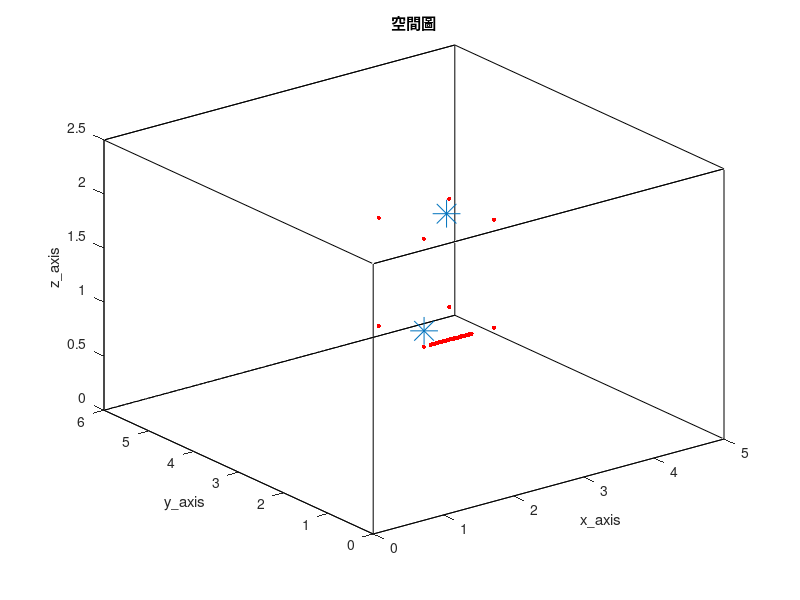

Write MATLAB code to recreate this figure. (Note: this script raises an error after producing the figure.)
clc; clear;
close all;

% 加入資料夾 %
addpath('wpe_v1.33')

%% RIR parameter %%
SorNum = 2;                                              % source number
MicNum_TDOA = 8;                                         % TDOA麥克風數量
MicNum = 38;                                             % number of microphone
c = 343;                                                 % Sound velocity (m/s)
fs = 16000;                                              % Sample frequency (samples/s)

% distributed 8 mic %
mic_x = [ 200 ; 300 ; 300 ; 200 ; 200 ; 300 ; 300 ; 200 ]./100;
mic_y = [ 200 ; 200 ; 300 ; 300 ; 200 ; 200 ; 300 ; 300 ]./100;
mic_z = [ 100 ; 100 ; 100 ; 100 ; 200 ; 200 ; 200 ; 200 ]./100;
MicPos = [mic_x, mic_y, mic_z,];

% ULA 30 mics %
MicStart = [210, 200, 100]/100;
spacing = 0.02;
for i = MicNum_TDOA+1:MicNum
    MicPos(i, :) = [MicStart(1, 1)+(i-(MicNum_TDOA+1))*spacing, MicStart(1, 2), MicStart(1, 3)];
end

SorPos = [210, 215, 110; 290, 290, 190]/100;                            % source position (m)
room_dim = [500, 600, 250]/100;                          % Room dimensions [x y z] (m)
%%%%%%%%%%%%%%%%%%%%%%%%%%%%%%%%%%%%%%%%%%%%%%%%%%%%%%%%%%%%%%%%%%%%%%%%%%%%%%%%%%%%%%%%%%%%%%%%%%%%%%%%%%%%%%%%%%%
reverberation_time = 0.6;                                % Reverberation time (s)
points_rir = 12288;                                       % Number of rir points (需比 reverberation time 還長)
look_mic = 10;
%%%%%%%%%%%%%%%%%%%%%%%%%%%%%%%%%%%%%%%%%%%%%%%%%%%%%%%%%%%%%%%%%%%%%%%%%%%%%%%%%%%%%%%%%%%%%%%%%%%%%%%%%%%%%%%%%%%
mtype = 'omnidirectional';                               % Type of microphone
order = -1;                                              % -1 equals maximum reflection order!
dim = 3;                                                 % Room dimension
orientation = 0;                                         % Microphone orientation (rad)
hp_filter = 1;                                           % Disable high-pass filter

% 畫空間圖 %
figure(1);
plot3( [0 room_dim(1, 1) room_dim(1, 1) 0 0 0 room_dim(1, 1) room_dim(1, 1) 0 0 room_dim(1, 1) room_dim(1, 1) 0 0 room_dim(1, 1) room_dim(1, 1)], ...
       [0 0 room_dim(1, 2) room_dim(1, 2) 0 0 0 room_dim(1, 2) room_dim(1, 2) room_dim(1, 2) room_dim(1, 2) room_dim(1, 2) room_dim(1, 2) 0 0 0], ...
       [0 0 0 0 0 room_dim(1, 3) room_dim(1, 3) room_dim(1, 3) room_dim(1, 3) 0 0 room_dim(1, 3) room_dim(1, 3) room_dim(1, 3) room_dim(1, 3) 0] , 'k')
hold on
plot3(MicPos(:, 1), MicPos(:, 2), MicPos(:, 3), 'r.', 'MarkerSize', 10)
hold on
plot3(SorPos(:, 1), SorPos(:, 2), SorPos(:, 3), '*', 'MarkerSize', 20)
hold off
xlabel('x\_axis')
ylabel('y\_axis')
zlabel('z\_axis')
title('空間圖')
shg

%% generate ground-truth RIR (h) %%
% 產生 RIR 和存.mat 檔 %
h = zeros(MicNum, SorNum, points_rir);
h(:, 1, :) = rir_generator(c, fs, MicPos, SorPos(1, :), room_dim, reverberation_time, points_rir, mtype, order, dim, orientation, hp_filter);
h(:, 2, :) = rir_generator(c, fs, MicPos, SorPos(2, :), room_dim, reverberation_time, points_rir, mtype, order, dim, orientation, hp_filter);
rir_filename_str = ['h_TIKR\h_', string(reverberation_time), 'x', string(MicNum), 'x', string(SorNum), 'x', string(points_rir), '.mat'];
rir_filemane = join(rir_filename_str, '');
save(rir_filemane, 'h')

% load RIR 的 .mat 檔 %
rir_filename_str = ['h_TIKR\h_', string(reverberation_time), 'x', string(MicNum), 'x', string(SorNum), 'x', string(points_rir), '.mat'];
rir_filemane = join(rir_filename_str, '');
load(rir_filemane)

% 畫 ground-truth RIR time plot %
figure(2)
subplot(2, 1, 1);
plot(squeeze(h(look_mic, 1, :)).', 'r');
title('source RIR')
xlabel('points')
ylabel('amplitude')

subplot(2, 1, 2);
plot(squeeze(h(look_mic, 2, :)).', 'r');
title('interferer RIR')
xlabel('points')
ylabel('amplitude')
shg

%% window parameter %%
NFFT = 1024;
hopsize = 256;

% windows %
win = hamming(NFFT);
osfac = round(NFFT/hopsize);

frequency = NFFT/2 + 1;
L = length(hopsize:hopsize:points_rir+2*NFFT-2);    % (len(win) + len(win) - 1) + points_rir - 1
L_vector = 1:1:L;
freqs_vector = linspace(0, fs/2, frequency);

%% 讀音檔 (source) %%
Second = 23;
SorLen =  Second*fs;

% load speech source %
source_transpose = zeros(SorLen, SorNum);
[source_transpose(:, 1), ~] = audioread('245.wav', [1, SorLen]);
[source_transpose(:, 2), ~] = audioread('313.wav', [1, SorLen]);% speech source
source = source_transpose.';

%% compute source signal for frequency (S) %%
% source 轉頻域 %
source_transpose = source.';
[S, ~, ~] = stft(source_transpose, fs, Window=win, OverlapLength=NFFT-hopsize, FFTLength=NFFT, FrequencyRange='onesided');

NumOfFrame = size(S, 2);
NumOfFrame_vector = 1:1:NumOfFrame;

%% 產生麥克風訊號，先在時域上 convolution 再做 stft %%
% convolution source and RIR %
hs_source = zeros(MicNum, points_rir+SorLen-1);
hs_interferer = zeros(MicNum, points_rir+SorLen-1);
for i = 1 : MicNum
    hs_source(i, :) = conv(squeeze(h(i, 1, :)).', source(1, :));
    hs_interferer(i, :) = conv(squeeze(h(i, 2, :)).', source(2, :));
end

hs_noisy = hs_source + hs_interferer;

% 從 hs 擷取需要的麥克風信號 y %
extra_delay = (ceil(NFFT/hopsize) - 1)*hopsize;    % put delay for equilization between time convolution and CTF

y_source_delay = zeros(MicNum, SorLen);
y_source_delay(:, extra_delay+1:end) = hs_source(:, 1:SorLen-extra_delay);
y_source_nodelay = hs_source(:, 1:SorLen);

y_interferer_delay = zeros(MicNum, SorLen);
y_interferer_delay(:, extra_delay+1:end) = hs_interferer(:, 1:SorLen-extra_delay);
y_interferer_nodelay = hs_interferer(:, 1:SorLen);

y_noisy = hs_noisy(:, 1:SorLen);

% 各種 y 轉頻域 %
[Y_source_delay, ~, ~] = stft(y_source_delay.', fs, Window=win, OverlapLength=NFFT-hopsize, FFTLength=NFFT, FrequencyRange='onesided');
[Y_interferer_delay, ~, ~] = stft(y_interferer_delay.', fs, Window=win, OverlapLength=NFFT-hopsize, FFTLength=NFFT, FrequencyRange='onesided');


%% WPE %%
% do wpe %
y_source_wpe = wpe(y_source_nodelay.', 'wpe_parameter.m');
y_source_wpe = y_source_wpe.';

y_interferer_wpe = wpe(y_interferer_nodelay.', 'wpe_parameter.m');
y_interferer_wpe = y_interferer_wpe.';

% 存 wpe mat %
y_wpe_filename_str = ['y_TIKR\y_source_wpe-', string(reverberation_time), '.mat'];
y_wpe_filename = join(y_wpe_filename_str, '');
save(y_wpe_filename, 'y_source_wpe')

y_wpe_filename_str = ['y_TIKR\y_interferer_wpe-', string(reverberation_time), '.mat'];
y_wpe_filename = join(y_wpe_filename_str, '');
save(y_wpe_filename, 'y_interferer_wpe')

% load y_wpe %
y_wpe_filename_str = ['y_TIKR\y_source_wpe-', string(reverberation_time), '.mat'];
y_wpe_filename = join(y_wpe_filename_str, '');
load(y_wpe_filename);

y_wpe_filename_str = ['y_TIKR\y_interferer_wpe-', string(reverberation_time), '.mat'];
y_wpe_filename = join(y_wpe_filename_str, '');
load(y_wpe_filename);

%% DAS beamformer %%
% 算 mic 與 source 之距離 %
distance = zeros(MicNum, SorNum);
for i = 1 : MicNum
    distance(i, 1) =  sqrt(sum((SorPos(1, :) - MicPos(i, :)).^2));
    distance(i, 2) =  sqrt(sum((SorPos(2, :) - MicPos(i, :)).^2));
end

% 算 freefield ATF %
a = zeros(MicNum, SorNum, frequency);
for n = 1:frequency
    omega = 2*pi*freqs_vector(n);
    a(:, 1, n) = exp(-1j*omega/c*distance(:, 1))./distance(:, 1);
    a(:, 2, n) = exp(-1j*omega/c*distance(:, 2))./distance(:, 2);
end

% 算 DAS weight %
w = a/MicNum;

% 算 Y_DAS %
[Y_source_wpe, ~, ~] = stft(y_source_wpe.', fs, Window=win, OverlapLength=NFFT-hopsize, FFTLength=NFFT, FrequencyRange='onesided');
[Y_interferer_wpe, ~, ~] = stft(y_interferer_wpe.', fs, Window=win, OverlapLength=NFFT-hopsize, FFTLength=NFFT, FrequencyRange='onesided');

S_source_DAS = zeros(frequency, NumOfFrame);
S_interferer_DAS = zeros(frequency, NumOfFrame);
for FrameNo= 1:NumOfFrame
    for n = 1: frequency
         S_source_DAS(n, FrameNo) = w(:, 1, n)'*squeeze(Y_source_wpe(n, FrameNo, :));
         S_interferer_DAS(n, FrameNo) = w(:, 2, n)'*squeeze(Y_interferer_wpe(n, FrameNo, :));
    end  

end

%% predict CTF with Kalman filter (A) %%
start_ini_frame = L;
ini_frame = NumOfFrame;

% Kalman filter %
A_source = zeros(MicNum, L, frequency);
A_interferer = zeros(MicNum, L, frequency);
tic
parfor i = 1:MicNum
    for n =1:frequency
        weight_source = zeros(L, 1);
        weight_interferer = zeros(L, 1);
        P_source = 0.5*eye(L);    % error covariance matrix %
        P_interferer = 0.5*eye(L);    % error covariance matrix %
        K_source = zeros(L, 1);    % Kalman gain %
        K_interferer = zeros(L, 1);    % Kalman gain %
        R_source = 10^(-3);    % measurement noise covariance matrix %
        R_interferer = 10^(-3);    % measurement noise covariance matrix %
        for FrameNo = start_ini_frame:ini_frame
            % no time update only have measurement update %
            K_source = P_source*flip(S_source_DAS(n, FrameNo-L+1:FrameNo).')*inv(conj(flip(S_source_DAS(n, FrameNo-L+1:FrameNo)))*P_source*flip(S_source_DAS(n, FrameNo-L+1:FrameNo).') + R_source);
            K_interferer = P_interferer*flip(S_interferer_DAS(n, FrameNo-L+1:FrameNo).')*inv(conj(flip(S_interferer_DAS(n, FrameNo-L+1:FrameNo)))*P_interferer*flip(S_interferer_DAS(n, FrameNo-L+1:FrameNo).') + R_interferer);
            weight_source = weight_source + K_source*(conj(Y_source_delay(n, FrameNo, i)) - conj(flip(S_source_DAS(n, FrameNo-L+1:FrameNo)))*weight_source);
            weight_interferer = weight_interferer + K_interferer*(conj(Y_interferer_delay(n, FrameNo, i)) - conj(flip(S_interferer_DAS(n, FrameNo-L+1:FrameNo)))*weight_interferer);
            P_source = P_source - K_source*conj(flip(S_source_DAS(n, FrameNo-L+1:FrameNo)))*P_source;
            P_interferer = P_interferer - K_interferer*conj(flip(S_interferer_DAS(n, FrameNo-L+1:FrameNo)))*P_interferer;
        end
    
        A_source(i, :, n) = weight_source';
        A_interferer(i, :, n) = weight_interferer';
    end

end
toc

%% A 轉回時域且算 NRMSPM (A_tdomain NRMSPM) %%
A_source_forrecon = zeros(frequency, L, MicNum);
A_interferer_forrecon = zeros(frequency, L, MicNum);

for i = 1 : MicNum
    A_source_forrecon(:, :, i) = squeeze(A_source(i, :, :)).';
    A_interferer_forrecon(:, :, i) = squeeze(A_interferer(i, :, :)).';
end

A_source_tdomain = reconstruct_RIR_normalwindow(points_rir, NFFT, hopsize, L, win, fs, frequency, MicNum, A_source_forrecon);
A_interferer_tdomain = reconstruct_RIR_normalwindow(points_rir, NFFT, hopsize, L, win, fs, frequency, MicNum, A_interferer_forrecon);
A_source_tdomain = A_source_tdomain(:, hopsize*(osfac-1)+1:end);
A_interferer_tdomain = A_interferer_tdomain(:, hopsize*(osfac-1)+1:end);
ratio_A_source_tdomain = zeros(MicNum, 1);
ratio_A_interferer_tdomain = zeros(MicNum, 1);
for i = 1:MicNum
    ratio_A_source_tdomain(i, :) = max(abs(h(i, 1, :)))/max(abs(A_source_tdomain(i, :)));
    ratio_A_interferer_tdomain(i, :) = max(abs(h(i, 2, :)))/max(abs(A_interferer_tdomain(i, :)));
end

A_source_tdomain = A_source_tdomain.*ratio_A_source_tdomain;
A_interferer_tdomain = A_interferer_tdomain.*ratio_A_interferer_tdomain;

% 畫 A_tdomain time plot
figure(3)
subplot(2, 1, 1);
plot(squeeze(h(look_mic, 1, :)).', 'r');
hold on
plot(A_source_tdomain(look_mic, :), 'b');
hold off
title('estimated source RIR')
legend('ground-truth RIR', 'estimated RIR')
xlabel('points')
ylabel('amplitude')
shg

subplot(2, 1, 2);
plot(squeeze(h(look_mic, 2, :)).', 'r');
hold on
plot(A_interferer_tdomain(look_mic, :), 'b');
hold off
title('estimated interferer RIR')
legend('ground-truth RIR', 'estimated RIR')
xlabel('points')
ylabel('amplitude')
shg

%  算 NRMSPM %
h_NRMSPM = reshape(squeeze(h(:, 1, :)).', [MicNum*points_rir 1]);
aa_NRMSPM = reshape(A_source_tdomain.', [MicNum*points_rir 1]);
NRMSPM_source = 20*log10(norm(h_NRMSPM-h_NRMSPM.'*aa_NRMSPM/(aa_NRMSPM.'*aa_NRMSPM)*aa_NRMSPM)/norm(h_NRMSPM));

h_NRMSPM = reshape(squeeze(h(:, 2, :)).', [MicNum*points_rir 1]);
aa_NRMSPM = reshape(A_interferer_tdomain.', [MicNum*points_rir 1]);
NRMSPM_interferer = 20*log10(norm(h_NRMSPM-h_NRMSPM.'*aa_NRMSPM/(aa_NRMSPM.'*aa_NRMSPM)*aa_NRMSPM)/norm(h_NRMSPM));

%%  source seperation with TIKR (source_TIKR) %%
TIKR_mode = 'freefield_ATF';    % 'ATF' 'RTF' 'freefield_ATF'
if strcmp(TIKR_mode, 'ATF')
    % generate estimated ATF %
    frequency_ATF = points_rir/2 + 1;
    ATF = zeros(MicNum, SorNum, frequency_ATF);
    ATF_temp = fft(A_source_tdomain, points_rir, 2);
    ATF(:, 1, :) = ATF_temp(:, 1:frequency_ATF);
    ATF_temp = fft(A_interferer_tdomain, points_rir, 2);
    ATF(:, 2, :) = ATF_temp(:, 1:frequency_ATF);

elseif strcmp(TIKR_mode, 'RTF')
    % generate estimated RTF %
    frequency_ATF = points_rir/2 + 1;
    ATF = zeros(MicNum, SorNum, frequency_ATF);
    ATF_temp = fft(A_source_tdomain, points_rir, 2);
    ATF(:, 1, :) = ATF_temp(:, 1:frequency_ATF);
    ATF(:, 1, :) = ATF(:, 1, :)./ATF(1, 1, :);
    ATF_temp = fft(A_interferer_tdomain, points_rir, 2);
    ATF(:, 2, :) = ATF_temp(:, 1:frequency_ATF);
    ATF(:, 2, :) = ATF(:, 2, :)./ATF(1, 2, :);

elseif strcmp(TIKR_mode, 'freefield_ATF')
    % generate freefield ATF %
    frequency_ATF = points_rir/2 + 1;
    ATF = zeros(MicNum, SorNum, frequency_ATF);
    frequency_ATF_vector = linspace(0, fs/2, frequency_ATF);
    for n = 1:frequency_ATF
        omega = 2*pi*frequency_ATF_vector(n);
        ATF(:, 1, n) = exp(-1j*omega/c*distance(:, 1))./distance(:, 1);
        ATF(:, 2, n) = exp(-1j*omega/c*distance(:, 2))./distance(:, 2);
    end

end

% noisy 麥克風訊號轉 stft %
[Y_noisy, ~, ~] = stft(y_noisy.', fs, Window=hamming(points_rir), OverlapLength=points_rir-points_rir/4, FFTLength=points_rir, FrequencyRange='onesided');
NumOfFrame_ATF =  size(Y_noisy, 2);

% do TIKR %
beta = 1e-5;
S_TIKR = zeros(frequency_ATF, NumOfFrame_ATF, SorNum);
for n = 1:frequency_ATF
    for FrameNo = 1:NumOfFrame_ATF
        S_TIKR(n, FrameNo, :) = inv(ATF(:, :, n)'*ATF(:, :, n) + beta*eye(SorNum))*ATF(:, :, n)'*squeeze(Y_noisy(n, FrameNo, :));
    end
end

source_TIKR_transpose = istft(S_TIKR, fs, Window=hamming(points_rir), OverlapLength=points_rir-points_rir/4, FFTLength=points_rir, ConjugateSymmetric=true, FrequencyRange='onesided');
source_TIKR = source_TIKR_transpose.';

%% save .wav 檔 %%
point_start_save = 18*fs;

audiowrite('wav_TIKR\source_ground-truth.wav', source(1, point_start_save:end), fs)
audiowrite('wav_TIKR\interferer_ground-truth.wav', source(2, point_start_save:end), fs)

ratio_y_noisy = 0.8 / max(abs(y_noisy(look_mic, point_start_save:end))) ;
y_filemane_str = ['wav_TIKR\y_noisy_', string(reverberation_time), '.wav'];
y_filemane = join(y_filemane_str, '');
audiowrite(y_filemane, y_noisy(look_mic, point_start_save:end)*ratio_y_noisy, fs)

source_TIKR_filemane_str = ['wav_TIKR\source_TIKR_', string(TIKR_mode), '_', string(reverberation_time), '.wav'];
source_TIKR_filemane = join(source_TIKR_filemane_str, '');
audiowrite(source_TIKR_filemane, source_TIKR(1, point_start_save:end), fs)

source_interferer_filemane_str = ['wav_TIKR\interferer_TIKR_', string(TIKR_mode), '_', string(reverberation_time), '.wav'];
source_interferer_filemane = join(source_interferer_filemane_str, '');
audiowrite(source_interferer_filemane, source_TIKR(2, point_start_save:end), fs)

fprintf('done\n')
